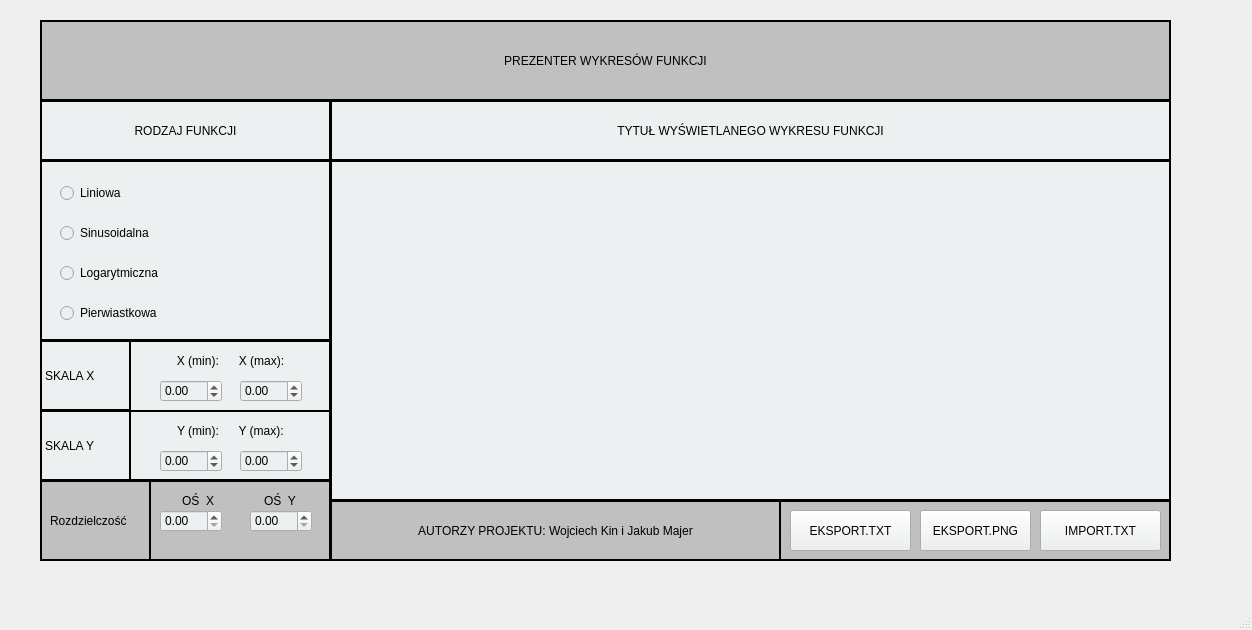
<?xml version="1.0" encoding="UTF-8"?>
<ui version="4.0">
 <class>MainWindow</class>
 <widget class="QMainWindow" name="MainWindow">
  <property name="geometry">
   <rect>
    <x>0</x>
    <y>0</y>
    <width>1252</width>
    <height>630</height>
   </rect>
  </property>
  <property name="windowTitle">
   <string>MainWindow</string>
  </property>
  <widget class="QWidget" name="centralwidget">
   <widget class="QFrame" name="frame">
    <property name="enabled">
     <bool>true</bool>
    </property>
    <property name="geometry">
     <rect>
      <x>40</x>
      <y>20</y>
      <width>1131</width>
      <height>541</height>
     </rect>
    </property>
    <property name="styleSheet">
     <string notr="true"/>
    </property>
    <property name="frameShape">
     <enum>QFrame::WinPanel</enum>
    </property>
    <property name="frameShadow">
     <enum>QFrame::Plain</enum>
    </property>
    <property name="lineWidth">
     <number>20</number>
    </property>
    <property name="midLineWidth">
     <number>20</number>
    </property>
    <widget class="QFrame" name="frame_3">
     <property name="geometry">
      <rect>
       <x>0</x>
       <y>0</y>
       <width>1131</width>
       <height>80</height>
      </rect>
     </property>
     <property name="styleSheet">
      <string notr="true">background-color: rgb(192, 192, 192);</string>
     </property>
     <property name="frameShape">
      <enum>QFrame::WinPanel</enum>
     </property>
     <property name="frameShadow">
      <enum>QFrame::Plain</enum>
     </property>
     <widget class="QLabel" name="label">
      <property name="geometry">
       <rect>
        <x>0</x>
        <y>0</y>
        <width>1131</width>
        <height>81</height>
       </rect>
      </property>
      <property name="layoutDirection">
       <enum>Qt::LeftToRight</enum>
      </property>
      <property name="styleSheet">
       <string notr="true">font: 40pt &quot;Harvest&quot;;
</string>
      </property>
      <property name="frameShape">
       <enum>QFrame::WinPanel</enum>
      </property>
      <property name="text">
       <string>PREZENTER WYKRESÓW FUNKCJI</string>
      </property>
      <property name="alignment">
       <set>Qt::AlignCenter</set>
      </property>
      <property name="margin">
       <number>0</number>
      </property>
     </widget>
    </widget>
    <widget class="QFrame" name="frame_5">
     <property name="geometry">
      <rect>
       <x>0</x>
       <y>80</y>
       <width>291</width>
       <height>461</height>
      </rect>
     </property>
     <property name="frameShape">
      <enum>QFrame::WinPanel</enum>
     </property>
     <property name="frameShadow">
      <enum>QFrame::Plain</enum>
     </property>
     <widget class="QFrame" name="frame_6">
      <property name="geometry">
       <rect>
        <x>0</x>
        <y>0</y>
        <width>291</width>
        <height>61</height>
       </rect>
      </property>
      <property name="styleSheet">
       <string notr="true">background-color: rgb(236, 240, 241);</string>
      </property>
      <property name="frameShape">
       <enum>QFrame::WinPanel</enum>
      </property>
      <property name="frameShadow">
       <enum>QFrame::Plain</enum>
      </property>
      <widget class="QLabel" name="label_2">
       <property name="geometry">
        <rect>
         <x>0</x>
         <y>0</y>
         <width>291</width>
         <height>61</height>
        </rect>
       </property>
       <property name="styleSheet">
        <string notr="true">background-color: rgb(236, 240, 241);
font: 15pt &quot;Times New Roman&quot;;</string>
       </property>
       <property name="frameShape">
        <enum>QFrame::WinPanel</enum>
       </property>
       <property name="text">
        <string>RODZAJ FUNKCJI</string>
       </property>
       <property name="alignment">
        <set>Qt::AlignCenter</set>
       </property>
       <property name="margin">
        <number>0</number>
       </property>
      </widget>
     </widget>
     <widget class="QFrame" name="frame_8">
      <property name="geometry">
       <rect>
        <x>0</x>
        <y>240</y>
        <width>291</width>
        <height>141</height>
       </rect>
      </property>
      <property name="styleSheet">
       <string notr="true">background-color: rgb(236, 240, 241);</string>
      </property>
      <property name="frameShape">
       <enum>QFrame::WinPanel</enum>
      </property>
      <property name="frameShadow">
       <enum>QFrame::Plain</enum>
      </property>
      <widget class="QFrame" name="frame_7">
       <property name="geometry">
        <rect>
         <x>0</x>
         <y>70</y>
         <width>291</width>
         <height>71</height>
        </rect>
       </property>
       <property name="frameShape">
        <enum>QFrame::WinPanel</enum>
       </property>
       <property name="frameShadow">
        <enum>QFrame::Plain</enum>
       </property>
       <widget class="QLabel" name="label_11">
        <property name="geometry">
         <rect>
          <x>0</x>
          <y>0</y>
          <width>91</width>
          <height>71</height>
         </rect>
        </property>
        <property name="styleSheet">
         <string notr="true">font: 12pt &quot;Times New Roman&quot;;</string>
        </property>
        <property name="frameShape">
         <enum>QFrame::WinPanel</enum>
        </property>
        <property name="text">
         <string>SKALA Y</string>
        </property>
       </widget>
       <widget class="QLabel" name="label_7">
        <property name="geometry">
         <rect>
          <x>100</x>
          <y>10</y>
          <width>181</width>
          <height>21</height>
         </rect>
        </property>
        <property name="styleSheet">
         <string notr="true">font: 12pt &quot;Times New Roman&quot;;</string>
        </property>
        <property name="text">
         <string>  Y (min):      Y (max):  </string>
        </property>
        <property name="alignment">
         <set>Qt::AlignCenter</set>
        </property>
       </widget>
       <widget class="QLabel" name="label_8">
        <property name="geometry">
         <rect>
          <x>230</x>
          <y>80</y>
          <width>181</width>
          <height>21</height>
         </rect>
        </property>
        <property name="styleSheet">
         <string notr="true">font: 15pt &quot;Times New Roman&quot;;</string>
        </property>
        <property name="text">
         <string>  Y (min):      Y (max):  </string>
        </property>
       </widget>
       <widget class="QDoubleSpinBox" name="Ymin">
        <property name="geometry">
         <rect>
          <x>120</x>
          <y>40</y>
          <width>62</width>
          <height>22</height>
         </rect>
        </property>
        <property name="minimum">
         <double>-99.000000000000000</double>
        </property>
       </widget>
       <widget class="QDoubleSpinBox" name="Ymax">
        <property name="geometry">
         <rect>
          <x>200</x>
          <y>40</y>
          <width>62</width>
          <height>22</height>
         </rect>
        </property>
        <property name="minimum">
         <double>-99.000000000000000</double>
        </property>
       </widget>
      </widget>
      <widget class="QLabel" name="label_5">
       <property name="geometry">
        <rect>
         <x>0</x>
         <y>0</y>
         <width>91</width>
         <height>71</height>
        </rect>
       </property>
       <property name="styleSheet">
        <string notr="true">font: 12pt &quot;Times New Roman&quot;;</string>
       </property>
       <property name="frameShape">
        <enum>QFrame::WinPanel</enum>
       </property>
       <property name="text">
        <string>SKALA X</string>
       </property>
      </widget>
      <widget class="QLabel" name="label_6">
       <property name="geometry">
        <rect>
         <x>100</x>
         <y>10</y>
         <width>181</width>
         <height>21</height>
        </rect>
       </property>
       <property name="styleSheet">
        <string notr="true">font: 12pt &quot;Times New Roman&quot;;</string>
       </property>
       <property name="text">
        <string>  X (min):      X (max):  </string>
       </property>
       <property name="alignment">
        <set>Qt::AlignCenter</set>
       </property>
      </widget>
      <widget class="QDoubleSpinBox" name="Xmin">
       <property name="geometry">
        <rect>
         <x>120</x>
         <y>40</y>
         <width>62</width>
         <height>22</height>
        </rect>
       </property>
       <property name="minimum">
        <double>-99.000000000000000</double>
       </property>
      </widget>
      <widget class="QDoubleSpinBox" name="Xmax">
       <property name="geometry">
        <rect>
         <x>200</x>
         <y>40</y>
         <width>62</width>
         <height>22</height>
        </rect>
       </property>
       <property name="minimum">
        <double>-99.000000000000000</double>
       </property>
      </widget>
     </widget>
     <widget class="QFrame" name="frame_4">
      <property name="geometry">
       <rect>
        <x>0</x>
        <y>60</y>
        <width>291</width>
        <height>181</height>
       </rect>
      </property>
      <property name="styleSheet">
       <string notr="true">background-color: rgb(236, 240, 241);</string>
      </property>
      <property name="frameShape">
       <enum>QFrame::WinPanel</enum>
      </property>
      <property name="frameShadow">
       <enum>QFrame::Plain</enum>
      </property>
      <widget class="QRadioButton" name="radioButton">
       <property name="geometry">
        <rect>
         <x>20</x>
         <y>20</y>
         <width>90</width>
         <height>26</height>
        </rect>
       </property>
       <property name="styleSheet">
        <string notr="true">font: 15pt &quot;Times New Roman&quot;;</string>
       </property>
       <property name="text">
        <string>Liniowa</string>
       </property>
       <property name="icon">
        <iconset theme="accessories-dictionary"/>
       </property>
       <property name="iconSize">
        <size>
         <width>50</width>
         <height>50</height>
        </size>
       </property>
      </widget>
      <widget class="QRadioButton" name="radioButton_2">
       <property name="geometry">
        <rect>
         <x>20</x>
         <y>60</y>
         <width>131</width>
         <height>26</height>
        </rect>
       </property>
       <property name="styleSheet">
        <string notr="true">font: 15pt &quot;Times New Roman&quot;;</string>
       </property>
       <property name="text">
        <string>Sinusoidalna</string>
       </property>
       <property name="icon">
        <iconset theme="accessories-dictionary"/>
       </property>
       <property name="iconSize">
        <size>
         <width>50</width>
         <height>50</height>
        </size>
       </property>
      </widget>
      <widget class="QRadioButton" name="radioButton_3">
       <property name="geometry">
        <rect>
         <x>20</x>
         <y>100</y>
         <width>151</width>
         <height>26</height>
        </rect>
       </property>
       <property name="styleSheet">
        <string notr="true">font: 15pt &quot;Times New Roman&quot;;</string>
       </property>
       <property name="text">
        <string>Logarytmiczna</string>
       </property>
       <property name="icon">
        <iconset theme="accessories-dictionary"/>
       </property>
       <property name="iconSize">
        <size>
         <width>50</width>
         <height>50</height>
        </size>
       </property>
      </widget>
      <widget class="QRadioButton" name="radioButton_4">
       <property name="geometry">
        <rect>
         <x>20</x>
         <y>140</y>
         <width>201</width>
         <height>26</height>
        </rect>
       </property>
       <property name="styleSheet">
        <string notr="true">font: 15pt &quot;Times New Roman&quot;;</string>
       </property>
       <property name="text">
        <string>Pierwiastkowa</string>
       </property>
       <property name="icon">
        <iconset theme="accessories-dictionary"/>
       </property>
       <property name="iconSize">
        <size>
         <width>50</width>
         <height>50</height>
        </size>
       </property>
      </widget>
     </widget>
     <widget class="QFrame" name="frame_11">
      <property name="geometry">
       <rect>
        <x>0</x>
        <y>380</y>
        <width>291</width>
        <height>81</height>
       </rect>
      </property>
      <property name="styleSheet">
       <string notr="true">background-color: rgb(192, 192, 192);</string>
      </property>
      <property name="frameShape">
       <enum>QFrame::WinPanel</enum>
      </property>
      <property name="frameShadow">
       <enum>QFrame::Plain</enum>
      </property>
      <widget class="QFrame" name="frame_2">
       <property name="geometry">
        <rect>
         <x>0</x>
         <y>0</y>
         <width>111</width>
         <height>81</height>
        </rect>
       </property>
       <property name="frameShape">
        <enum>QFrame::WinPanel</enum>
       </property>
       <property name="frameShadow">
        <enum>QFrame::Plain</enum>
       </property>
       <widget class="QLabel" name="label_3">
        <property name="geometry">
         <rect>
          <x>10</x>
          <y>10</y>
          <width>91</width>
          <height>61</height>
         </rect>
        </property>
        <property name="styleSheet">
         <string notr="true">font: 700 12pt &quot;Times New Roman&quot;;</string>
        </property>
        <property name="text">
         <string>Rozdzielczość</string>
        </property>
       </widget>
      </widget>
      <widget class="QLabel" name="label_9">
       <property name="geometry">
        <rect>
         <x>120</x>
         <y>10</y>
         <width>161</width>
         <height>21</height>
        </rect>
       </property>
       <property name="styleSheet">
        <string notr="true">font: 700 12pt &quot;Times New Roman&quot;;
</string>
       </property>
       <property name="text">
        <string>OŚ  X               OŚ  Y </string>
       </property>
       <property name="alignment">
        <set>Qt::AlignCenter</set>
       </property>
      </widget>
      <widget class="QDoubleSpinBox" name="Xunit">
       <property name="geometry">
        <rect>
         <x>120</x>
         <y>30</y>
         <width>62</width>
         <height>22</height>
        </rect>
       </property>
       <property name="styleSheet">
        <string notr="true">background-color: rgb(236, 240, 241);</string>
       </property>
      </widget>
      <widget class="QDoubleSpinBox" name="Yunit">
       <property name="geometry">
        <rect>
         <x>210</x>
         <y>30</y>
         <width>62</width>
         <height>22</height>
        </rect>
       </property>
       <property name="styleSheet">
        <string notr="true">background-color: rgb(236, 240, 241);</string>
       </property>
      </widget>
     </widget>
    </widget>
    <widget class="QFrame" name="frame_9">
     <property name="geometry">
      <rect>
       <x>290</x>
       <y>480</y>
       <width>841</width>
       <height>61</height>
      </rect>
     </property>
     <property name="styleSheet">
      <string notr="true">background-color: rgb(192, 192, 192);</string>
     </property>
     <property name="frameShape">
      <enum>QFrame::WinPanel</enum>
     </property>
     <property name="frameShadow">
      <enum>QFrame::Plain</enum>
     </property>
     <widget class="QLabel" name="label_4">
      <property name="geometry">
       <rect>
        <x>0</x>
        <y>0</y>
        <width>451</width>
        <height>61</height>
       </rect>
      </property>
      <property name="styleSheet">
       <string notr="true">background-color: rgb(192, 192, 192);
font: 15pt &quot;Harvest&quot;;</string>
      </property>
      <property name="frameShape">
       <enum>QFrame::WinPanel</enum>
      </property>
      <property name="text">
       <string>AUTORZY PROJEKTU: Wojciech Kin i Jakub Majer</string>
      </property>
      <property name="alignment">
       <set>Qt::AlignCenter</set>
      </property>
      <property name="margin">
       <number>0</number>
      </property>
     </widget>
     <widget class="QPushButton" name="pushButton_import">
      <property name="geometry">
       <rect>
        <x>710</x>
        <y>10</y>
        <width>121</width>
        <height>41</height>
       </rect>
      </property>
      <property name="styleSheet">
       <string notr="true">background-color: rgb(236, 240, 241);</string>
      </property>
      <property name="text">
       <string>IMPORT.TXT</string>
      </property>
      <property name="flat">
       <bool>false</bool>
      </property>
     </widget>
     <widget class="QPushButton" name="pushButton_2">
      <property name="geometry">
       <rect>
        <x>460</x>
        <y>10</y>
        <width>121</width>
        <height>41</height>
       </rect>
      </property>
      <property name="styleSheet">
       <string notr="true">background-color: rgb(236, 240, 241);</string>
      </property>
      <property name="text">
       <string>EKSPORT.TXT</string>
      </property>
      <property name="flat">
       <bool>false</bool>
      </property>
     </widget>
     <widget class="QPushButton" name="pushButtonx">
      <property name="geometry">
       <rect>
        <x>590</x>
        <y>10</y>
        <width>111</width>
        <height>41</height>
       </rect>
      </property>
      <property name="styleSheet">
       <string notr="true">background-color: rgb(236, 240, 241);</string>
      </property>
      <property name="text">
       <string>EKSPORT.PNG</string>
      </property>
      <property name="autoDefault">
       <bool>true</bool>
      </property>
     </widget>
    </widget>
    <widget class="QFrame" name="frame_10">
     <property name="geometry">
      <rect>
       <x>290</x>
       <y>80</y>
       <width>841</width>
       <height>61</height>
      </rect>
     </property>
     <property name="styleSheet">
      <string notr="true"/>
     </property>
     <property name="frameShape">
      <enum>QFrame::WinPanel</enum>
     </property>
     <property name="frameShadow">
      <enum>QFrame::Plain</enum>
     </property>
     <widget class="QLabel" name="myLabel">
      <property name="geometry">
       <rect>
        <x>0</x>
        <y>0</y>
        <width>841</width>
        <height>61</height>
       </rect>
      </property>
      <property name="styleSheet">
       <string notr="true">background-color: rgb(236, 240, 241);
font: 16pt &quot;Times New Roman&quot;;</string>
      </property>
      <property name="frameShape">
       <enum>QFrame::WinPanel</enum>
      </property>
      <property name="text">
       <string>TYTUŁ WYŚWIETLANEGO WYKRESU FUNKCJI</string>
      </property>
      <property name="alignment">
       <set>Qt::AlignCenter</set>
      </property>
      <property name="margin">
       <number>0</number>
      </property>
     </widget>
    </widget>
    <widget class="QFrame" name="frame_12">
     <property name="geometry">
      <rect>
       <x>290</x>
       <y>140</y>
       <width>841</width>
       <height>341</height>
      </rect>
     </property>
     <property name="styleSheet">
      <string notr="true">background-color: rgb(236, 240, 241);</string>
     </property>
     <property name="frameShape">
      <enum>QFrame::WinPanel</enum>
     </property>
     <property name="frameShadow">
      <enum>QFrame::Plain</enum>
     </property>
     <widget class="QCustomPlot" name="customPlot" native="true">
      <property name="geometry">
       <rect>
        <x>20</x>
        <y>20</y>
        <width>801</width>
        <height>301</height>
       </rect>
      </property>
     </widget>
    </widget>
   </widget>
  </widget>
  <widget class="QMenuBar" name="menubar">
   <property name="geometry">
    <rect>
     <x>0</x>
     <y>0</y>
     <width>1252</width>
     <height>22</height>
    </rect>
   </property>
  </widget>
  <widget class="QStatusBar" name="statusbar"/>
 </widget>
 <customwidgets>
  <customwidget>
   <class>QCustomPlot</class>
   <extends>QWidget</extends>
   <header>qcustomplot.h</header>
   <container>1</container>
  </customwidget>
 </customwidgets>
 <resources/>
 <connections/>
</ui>
